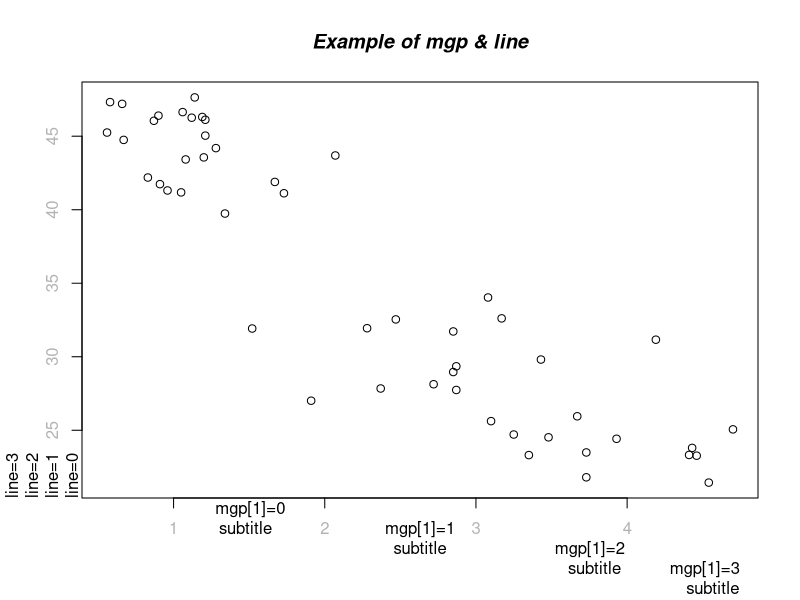

This chart was generated by the following R code:
ord = order( 
  LifeCycleSavings$pop75 
)
pop75.ordered = LifeCycleSavings$pop75[ ord ]
pop15.ordered = LifeCycleSavings$pop15[ ord ]

plot( 
  pop75.ordered, 
  pop15.ordered, 
  ann=F, 
  col.axis=gray( 0.7 ) 
  )

title( 
  main=list(
    "Example of mgp & line", 
    font=4 
    ) 
  )
title( 
  ylab="line=0", 
  line=0, 
  adj=0 
  )
title( 
  ylab="line=1", 
  line=1, 
  adj=0 
  )
title( 
  ylab="line=2", 
  line=2, 
  adj=0 
  )
title( 
  ylab="line=3", 
  line=3, 
  adj=0 
  )
title( 
  sub="subtitle", 
  xlab="mgp[1]=0", 
  mgp=c( 0, 1, 0 ), 
  adj=0.22 
  )
title( 
  sub="subtitle", 
  xlab="mgp[1]=1", 
  mgp=c( 1, 1, 0 ), 
  adj=0.5 
  )
title( 
  sub="subtitle", 
  xlab="mgp[1]=2", 
  mgp=c( 2, 1, 0 ), 
  adj=0.78 
  )
title( 
  sub="subtitle", 
  xlab="mgp[1]=3", 
  mgp=c( 3, 1, 0 ), 
  adj=0.97 
  )
